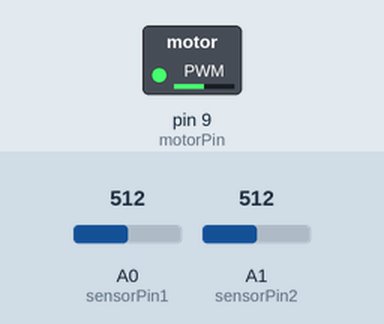
Simulated run of this sketch. Board: Arduino Uno, built with avr-gcc and run on an emulated ATmega328P. Parts: switched loads named in the sketch (green lamp = pin HIGH). Inputs (shaded band) come from the test bench; at power-on: A0 (sensorPin1) = 512, A1 (sensorPin2) = 512. What the sketch prints to the serial monitor is not drawn.

Above: at 3.9 s.
4.0 s: A0 (sensorPin1) set to 122
11.9 s: A0 (sensorPin1) set to 1023
19.8 s: A1 (sensorPin2) set to 0
At 20.5 s:
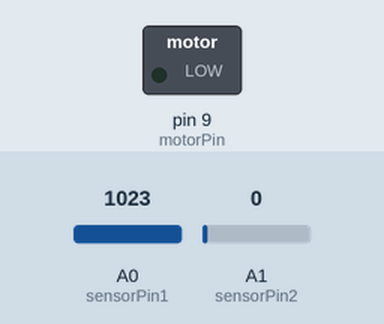
23.8 s: A1 (sensorPin2) set to 511
At 25.0 s:
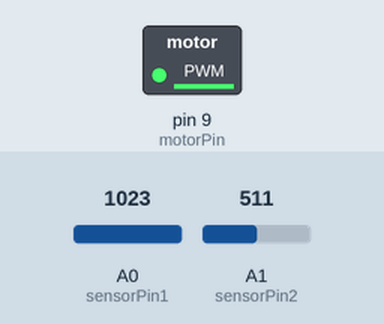
27.8 s: A0 (sensorPin1) set to 716
At 34.3 s:
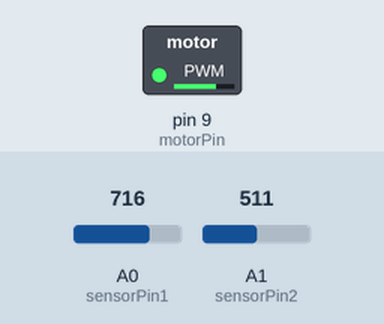
Timing chart, 0 to 36.7 s (numbered marks = the images above; inputs shaded):
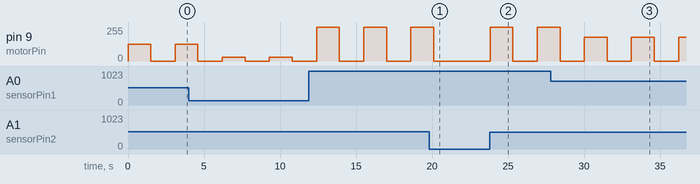

The sketch:

transModHelp.ino
```cpp
// constant pin for the transistor connected to the motor
const int motorPin = 9;

//This is for the analog input pin the pot is connected to
int sensorPin1 = A0;
int sensorPin2 = A1;

void setup()
{
   //set motorPin as OUTPUT
   pinMode(motorPin, OUTPUT);

   //Begins serial monitor
   Serial.begin(9600);
}

void loop()
{


       //Sets up our potentiometer analoug value
       int sensorValue1 = analogRead(sensorPin1);
       //Checks if potentiometer is working
       Serial.println("Potentiometer 1: " + sensorValue1);

       //Converts pot Values to 0-255 value for motor
       int newMotorSpeed = map(sensorValue1, 0, 1023, 0, 254);


       //Creates a ratio of 1 to then multiply to the speed to change speed
       //int ratio1 = sensorValue1/1024;
       //Checks to see if the ratio is working
       Serial.println("Speed: " + newMotorSpeed);
       //Maximum speed
       //int maxMotorSpeed = 255;
       //New variable speed
       //int newMotorSpeed = maxMotorSpeed * ratio1;

       //Sets up our potentiometer analoug value
       int sensorValue2 = analogRead(sensorPin2);
       //Checks to see if the potentiometer is working
       Serial.println("Potentiometer 2: " + sensorValue2);

       //Converts pot Values to 0-3000 value for time
       int differentTime = map(sensorValue2, 0, 1023, 0, 2999);

       //Creates a ratio from our potentiometer to multiply to our max time
       //int ratio2 = sensorValue2/1024;
       //Checks to see if the conversion is working
       Serial.println("Ratio 1: " + differentTime);
       //Max time we need
       //int maxTime = 3000;
       //Variable times by multiplying the ma time by the ratio
       //int differentTime = maxTime*ratio2;

       //Sets up the motor to run at a different potentiometer input speed
       analogWrite(motorPin, newMotorSpeed);
       // delay for differentTime variable
       delay(differentTime);
       // turns the motor Off
       analogWrite(motorPin, 0);
       //delays for delayTime
       delay(differentTime);
       // delay for offTime milliseconds
       Serial.println("Speed of Motor: " + newMotorSpeed);
       delay(100);
}
```

Measured:
- after the input at 19.8 s, pin 9 (motorPin): goes on until 20.1 s, then stays 0/255
- after the input at 23.8 s, pin 9 (motorPin): 0/255 → 254/255 at once, → 0/255 1.5 s later, → 254/255 1.6 s later
- by itself, pin 9 (motorPin): alternates 254/255 for 1.5 s and 0/255 for 1.6 s
